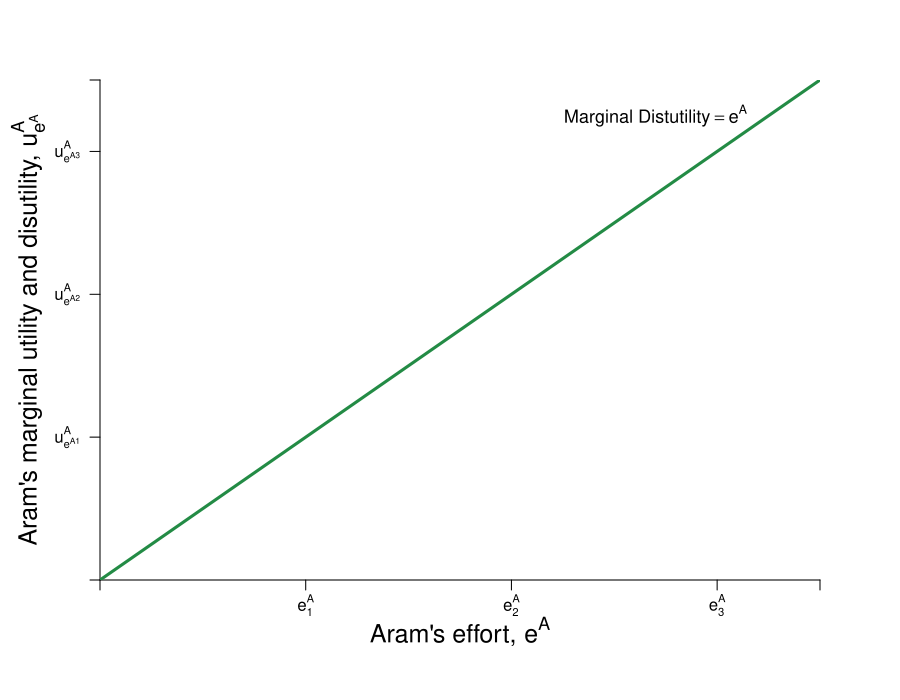

R code for this plot:
#Graph Designer: Simon Halliday & Madeleine Wettach '20
#Authors: Bowles, Foley and Halliday
#Title: Coordination, Conflict and Competition: A Text in Microeconomics

require(shape)
pdf(file = "coordination_failures/step_by_step_graphs_6/marginal_benefit_cost_step1.pdf", width = 9, height = 7)

#Set parameters for graphics
axislabelsize <- 1.5
graphlinewidth <- 3

COL <- c("#7fc97f", "#beaed4", "#fdc086", "#ffff99", "#386cb0", "#f0027f", "#bf5b17", "#666666")
COLA <- c("#99d8c9","#66c2a4","#41ae76", "#238b45", "#005824")
COLB <- c("#4eb3d3", "#2b8cbe", "#0868ac","#084081")

par(mar =  c(6, 5, 4, 4))

MBenefit <- function(eb = 8, alpha = 16, beta = 1/24) {
  alpha*(1 - beta*eb)
}

MCost <- function(ea, slope = 1, intercept = 0){
  intercept + slope*ea
}


xlims <- c(0, 14)
ylims <- c(0, 14)

npts <- 501 
x <- seq(xlims[1], xlims[2], length.out = npts)
y <- seq(ylims[1], ylims[2], length.out = npts) 
a <- c(12, 46.08, 90)

plot(0, 0, xlim = xlims, ylim = ylims, type = "n",
     xlab = expression(paste("")),
     ylab = expression(paste("")), 
     xaxt = "n", 
     yaxt = "n", 
     cex.lab = axislabelsize, 
     bty = "n",
     xaxs="i", 
     yaxs="i")

# ticksy <- seq(from = 0, to = ylims[2], by = 2)
# ylabels <- seq(from = 0, to = ylims[2], by = 2)
# ticksx <- seq(from = 0, to = xlims[2], by = 2)
# xlabels <- seq(from = 0, to = xlims[2], by = 2)

ticksy <- c(0, 4, 8, 12, ylims[2])
ylabels <- c(NA, expression(paste(u[e^A1]^A)), expression(paste(u[e^A2]^A)), expression(paste(u[e^A3]^A)), NA)
ticksx <- c(0, 4, 8, 12, xlims[2])
xlabels <- c(NA, expression(paste(e[1]^A)), expression(paste(e[2]^A)), expression(paste(e[3]^A)), NA)

axis(1, at = ticksx, pos = 0, labels = xlabels)
axis(2, at = ticksy, pos = 0, labels = ylabels, las = 1)


mtext(expression(paste("Aram's effort, ", e^A)), side=1, line = 2.5, cex = axislabelsize)
text(-1.4, 0.5*ylims[2], expression(paste("Aram's marginal utility and disutility, ", u[e^A]^A)), xpd = TRUE, cex = axislabelsize, srt = 90) 

npts <- 500 
xx1 <- seq(xlims[1], xlims[2], length.out = npts)
xx2 <- seq(4, 8, length.out = npts)

#lines(xx1, MBenefit(xx1, ua = 10), col = COLA[4], lwd = graphlinewidth)
lines(xx1, MCost(xx1), col = COLA[4], lwd = graphlinewidth)
#lines(xx1, indiffA(xx1, ua = 46.08), col = COLA[4], lwd = graphlinewidth)
#lines(xx2, mrsA(xx2), col = "gray", lwd = graphlinewidth, lty = 2)


##segments(0, 12, xlims[2], 12, lty = 2, col =  COLB[3] , lwd = segmentlinewidth)
##segments(0, 8, xlims[2], 8, lty = 1, col = COLB[3] , lwd = segmentlinewidth)
##segments(0, 4, xlims[2], 4, lty = 2, col = COLB[3] , lwd = segmentlinewidth)

# segments(9.6, 0, 9.6, 9.6, lty = 2, col = "gray" , lwd = segmentlinewidth)
# 
# segments(0, 6.9, 6.9, 6.9, lty = 2, col = "gray" , lwd = segmentlinewidth)
# segments(6.9, 0, 6.9, 6.9, lty = 2, col = "gray" , lwd = segmentlinewidth)


#segments(4.11765, 6.17647, 5.88, 8.88, lty = 1, col = COL[2] , lwd = graphlinewidth)
# text(9.5, 30, expression(paste("Slope at ", (list(e^A, y^A)) == (list(6, 28)), " is ", e^A == 6)))

##text(3, 8.5, expression(paste("Marginal Benefit, ", mb[2]^A== alpha(1 - beta*e^B))), cex = labelsize)
##text(0.7, 12.5, expression(paste(mb[3]^A)), cex = labelsize)
##text(0.7, 4.5, expression(paste(mb[1]^A)), cex = labelsize)
text(10.8, 13, expression(paste("Marginal Distutility", phantom() == e^A)), cex = labelsize)

##Arrows(1.5, 9, 1.5, 11.5, col = "black", lty = 1, lwd = 2, arr.type = "triangle", arr.lwd = 0.5)
##text(3, 11, expression(paste(alpha, " increases, or ")), cex = labelsize)
##text(3, 10.5, expression(paste(e^B, " decreases")), cex = labelsize)

##Arrows(1.5, 7.5, 1.5, 4.5, col = "black", lty = 1, lwd = 2, arr.type = "triangle", arr.lwd = 0.5)
##text(3, 5.5, expression(paste(alpha, " decreases, or ")), cex = labelsize)
##text(3, 5, expression(paste(e^B, " increases")), cex = labelsize)

##segments(8, 0, 8, 8, lty = 2, col = "gray" , lwd = segmentlinewidth)
##points(8, 8, pch = 16, col = "black", cex = 1.5)
##text(8.25, 7.5, expression(paste("g")), cex = labelsize)

##segments(12, 0, 12, 12, lty = 2, col = "gray" , lwd = segmentlinewidth)
##points(12, 12, pch = 16, col = "black", cex = 1.5)
##text(12.25, 11.5, expression(paste("h")), cex = labelsize)

##segments(4, 0, 4, 4, lty = 2, col = "gray" , lwd = segmentlinewidth)
##points(4, 4, pch = 16, col = "black", cex = 1.5)
##text(4.25, 3.5, expression(paste("f")), cex = labelsize)

#Label the iso-welfare functions for the HG, Aisha
##text(9.7, 60, expression(u[1]^A))
##text(7.6, 60, expression(u[2]^A))
##text(4.8, 60, expression(u[3]^A))



dev.off()
